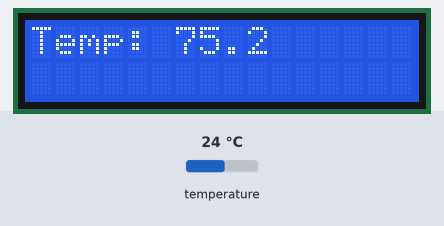
This program was run on a simulated Raspberry Pi (BCM pin numbers). On the bench: 16×2 character LCD. Inputs (shaded band) come from the test bench; at power-on: temperature 24 °C.

Above: at 3.6 s.
3.7 s: temperature set to 12 °C
At 8.1 s:
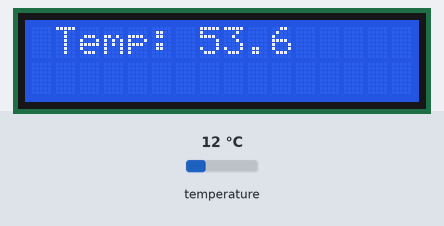
8.4 s: temperature set to 19 °C
At 11.9 s:
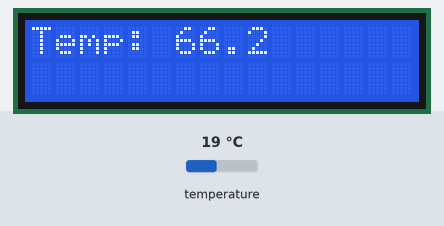
12.2 s: temperature set to 28 °C
At 18.33 s:
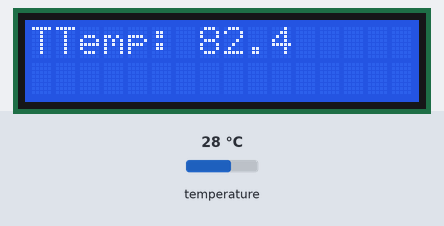
Timing chart, 0 to 19.8 s (numbered marks = the images above; inputs shaded):
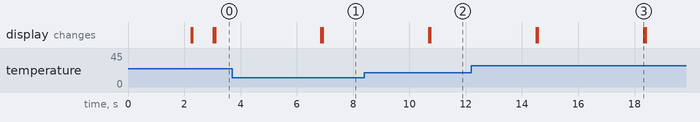

The program:

lcd_temp.py
```python
# (licence header left out)
import smbus
import time
from w1thermsensor import W1ThermSensor

sensor = W1ThermSensor()
temperature_in_celsius = sensor.get_temperature()
temperature_in_fahrenheit = sensor.get_temperature(W1ThermSensor.DEGREES_F)
temperature_in_all_units = sensor.get_temperatures([
    W1ThermSensor.DEGREES_C,
    W1ThermSensor.DEGREES_F,
    W1ThermSensor.KELVIN])

# Define some device parameters
I2C_ADDR  = 0x27 # I2C device address
LCD_WIDTH = 16   # Maximum characters per line

# Define some device constants
LCD_CHR = 1 # Mode - Sending data
LCD_CMD = 0 # Mode - Sending command

LCD_LINE_1 = 0x80 # LCD RAM address for the 1st line
LCD_LINE_2 = 0xC0 # LCD RAM address for the 2nd line
LCD_LINE_3 = 0x94 # LCD RAM address for the 3rd line
LCD_LINE_4 = 0xD4 # LCD RAM address for the 4th line

LCD_BACKLIGHT  = 0x08  # On
#LCD_BACKLIGHT = 0x00  # Off

ENABLE = 0b00000100 # Enable bit

# Timing constants
E_PULSE = 0.0005
E_DELAY = 0.0005

#Open I2C interface
#bus = smbus.SMBus(0)  # Rev 1 Pi uses 0
bus = smbus.SMBus(1) # Rev 2 Pi uses 1

def lcd_init():
  # Initialise display
  lcd_byte(0x33,LCD_CMD) # 110011 Initialise
  lcd_byte(0x32,LCD_CMD) # 110010 Initialise
  lcd_byte(0x06,LCD_CMD) # 000110 Cursor move direction
  lcd_byte(0x0C,LCD_CMD) # 001100 Display On,Cursor Off, Blink Off
  lcd_byte(0x28,LCD_CMD) # 101000 Data length, number of lines, font size
  lcd_byte(0x01,LCD_CMD) # 000001 Clear display
  time.sleep(E_DELAY)

def lcd_byte(bits, mode):
  # Send byte to data pins
  # bits = the data
  # mode = 1 for data
  #        0 for command

  bits_high = mode | (bits & 0xF0) | LCD_BACKLIGHT
  bits_low = mode | ((bits<<4) & 0xF0) | LCD_BACKLIGHT

  # High bits
  bus.write_byte(I2C_ADDR, bits_high)
  lcd_toggle_enable(bits_high)

  # Low bits
  bus.write_byte(I2C_ADDR, bits_low)
  lcd_toggle_enable(bits_low)

def lcd_toggle_enable(bits):
  # Toggle enable
  time.sleep(E_DELAY)
  bus.write_byte(I2C_ADDR, (bits | ENABLE))
  time.sleep(E_PULSE)
  bus.write_byte(I2C_ADDR,(bits & ~ENABLE))
  time.sleep(E_DELAY)

def lcd_string(message,line):
  # Send string to display

  message = message.ljust(LCD_WIDTH," ")

  lcd_byte(line, LCD_CMD)

  for i in range(LCD_WIDTH):
    lcd_byte(ord(message[i]),LCD_CHR)

def main():
  # Main program block

  # Initialise display
  lcd_init()

  while True:

    # Send some test
    temperature_in_fahrenheit = sensor.get_temperature(W1ThermSensor.DEGREES_F)
    lcd_string("Temp: " + str(temperature_in_fahrenheit),LCD_LINE_1)
    time.sleep(3)

    # Send some more text
    temperature_in_fahrenheit = sensor.get_temperature(W1ThermSensor.DEGREES_F)
    lcd_string(" Temp: " + str(temperature_in_fahrenheit),LCD_LINE_1)
    time.sleep(3)

if __name__ == '__main__':

  try:
    main()
  except KeyboardInterrupt:
    pass
  finally:
    lcd_byte(0x01, LCD_CMD)
```
